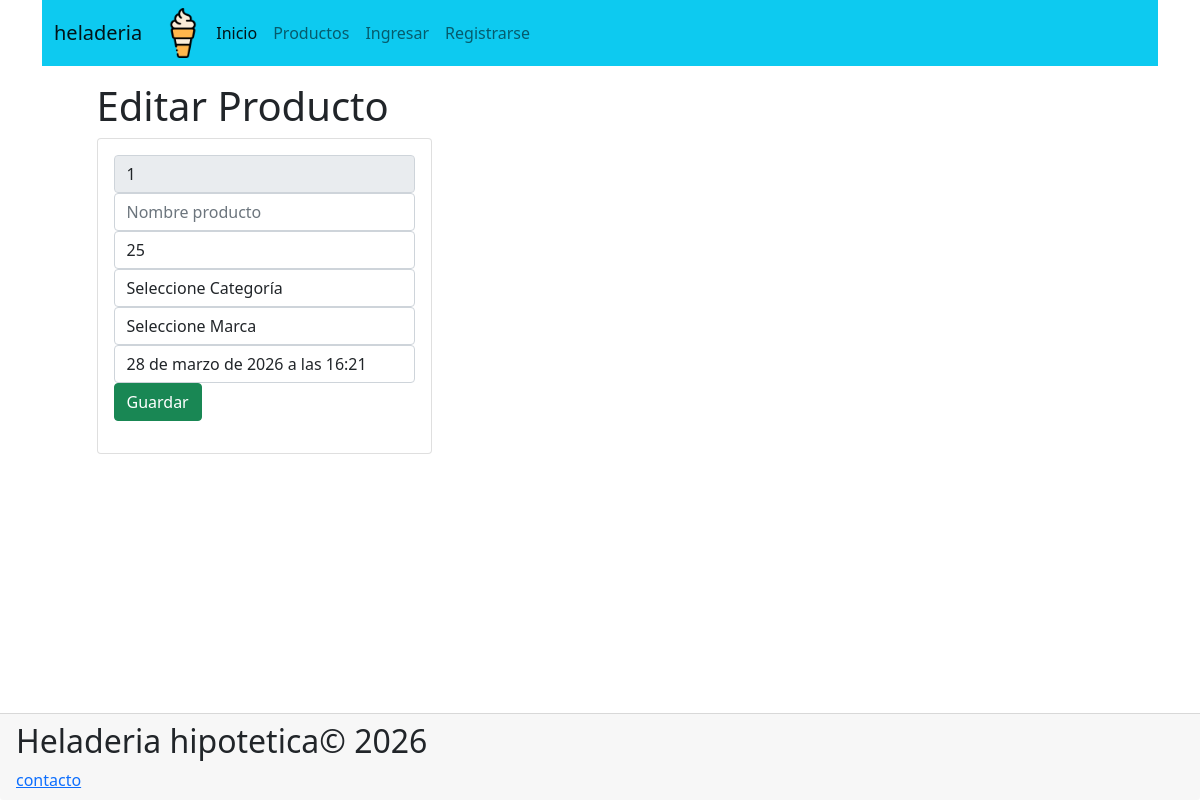
The app's page /edicionprodu/1 with its own data.
### paneldecontrol/models.py (models this page shows, shortened)
class Inventario(models.Model):
    codigo = models.CharField(primary_key=True,max_length=6, default=1)
    usuario = models.ForeignKey(Usuario, on_delete=models.CASCADE)
    nombreproducto = models.CharField(max_length=350)
    cantidad = models.IntegerField(default=0)
    categoria = models.ForeignKey(Categoria, on_delete=models.CASCADE)
    marca = models.ForeignKey(Marca, on_delete=models.CASCADE)
    pub_date = models.DateTimeField("date published")

class Categoria(models.Model):
    categoria = models.CharField(max_length=120)
    def __str__(self):
        return self.categoria

class Marca(models.Model):
    marca = models.CharField(max_length=120)
    def __str__(self):
        return self.marca

### paneldecontrol/views.py (the view)
# urls.py: path("edicionprodu/<codigo>", views.edicionprodu, name="edicion"),
def edicionprodu(request, codigo):
    producto = Inventario.objects.get(codigo=codigo)
    return render(request, "paneldecontrol/edicionprodu.html", {"Inventario": producto})

### paneldecontrol/templates/paneldecontrol/edicionprodu.html (shortened to what this page needs)
{% extends 'paneldecontrol/base.html' %} {% load static %} {% block title %}Editar{% endblock %}
{% block content %}
<div class="row">
  <div class="col-md-11 offset-md-4s mx-auto p-2 ">
    <h1>Editar Producto</h1>
    <div class="col-sm-12 col-md-6 col-lg-4 col-xl-4">
      <div class="card w-20">
        <div class="card-body">
          <form action="/editarprodu/" method="POST">
            <div class="form-group">
              <input
                type="text"
                id="txtcodigo"
                name="txtcodigo"
                value="{{Inventario.codigo}}"
                class="form-control"
                placeholder="codigo produ"
                minlength="1"
                maxlength="128"
                readonly
                required
              />
            </div>
            <div class="form-group">
              <input
                type="text"
                id="txtnombre"
                name="txtnombre"
                value="{{Inventario.nombre}}"
                class="form-control"
                placeholder="Nombre producto"
                minlength="3"
                maxlength="40"
                required
              />
            </div>
            <div class="form-group">
              <input
                type="text"
                id="txtcantidad"
                name="txtcantidad"
                value="{{Inventario.cantidad}}"
                class="form-control"
                placeholder="Cantidad producto"
                minlength="1"
                maxlength="128"
                required
              />
            </div>
            <div class="form-group">
              <select
                name="txtcategoria"
                value="{{Inventario.categoria}}"
                class="form-control"
                required
              >
                <option value="">Seleccione Categoría</option>
              </select>
            </div>
            <div class="form-group">
              <select
                name="txtmarca"
                value="{{Inventario.marca}}"
                class="form-control"
                required
              >
                <option value="">Seleccione Marca</option>
              </select>
            </div>
            <div class="form-group">
              <input
                type="text"
                id="txtfecha"
                name="txtfecha"
                value="{{Inventario.pub_date}}"
                class="form-control"
                placeholder="fecha entrada"
                minlength="1"
                maxlength="128"
                required
              />
            </div>
            <div class="form-group">
              <button
                type="submit"
                class="btn btn-success btn-block text-white"
              >
                Guardar
              </button>
            </div>
          </form>
        </div>
      </div>
    </div>
  </div>
</div>
{% endblock %}

### records on screen
Inventario: txtcodigo "1", txtcantidad "25", txtfecha "28 de marzo de 2026 a las 16:21"
